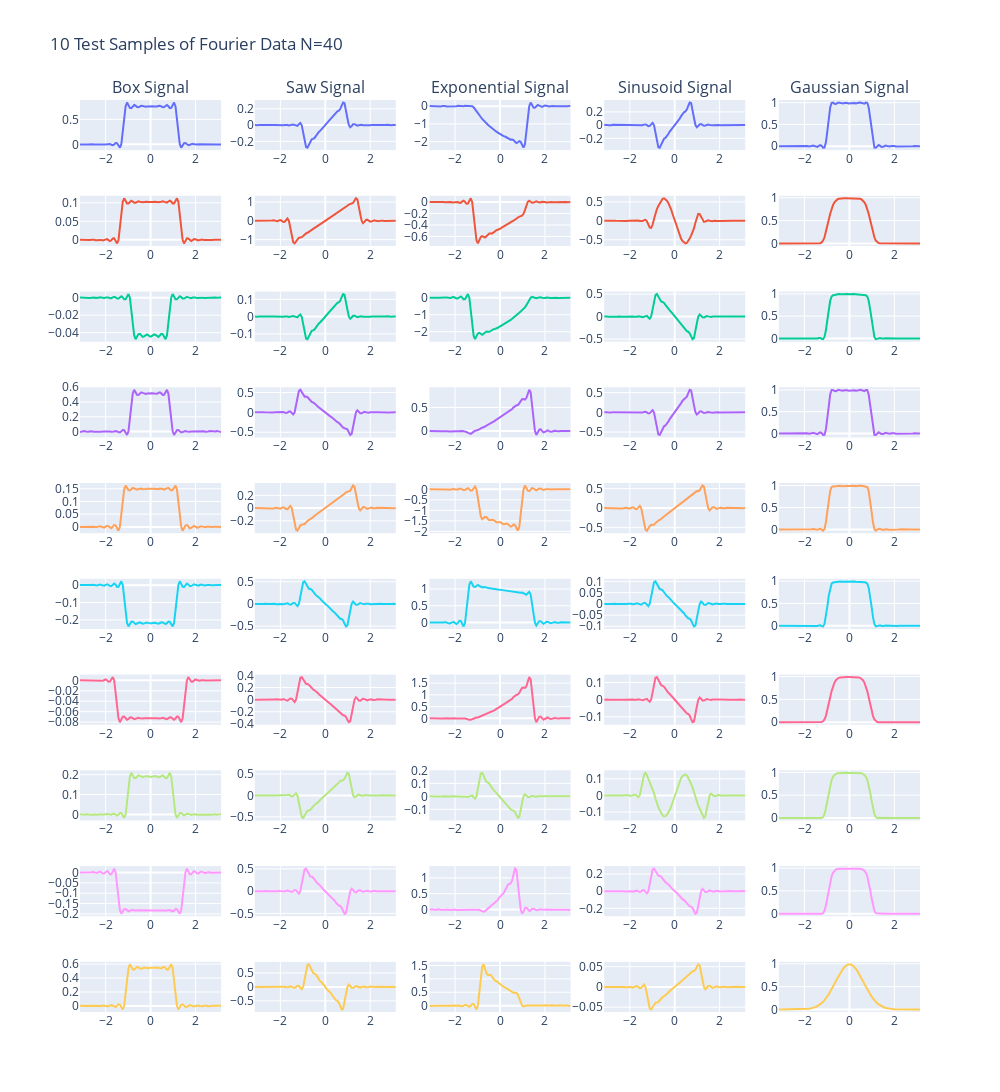

The code cell stored with this chart in its notebook:
### Markdown cell above
### Fourier Data

### Code cell
import plotly.graph_objects as go
from plotly.subplots import make_subplots
import numpy as np

N=10
fig =make_subplots(
    rows=N,cols=5,
    subplot_titles=("Box Signal","Saw Signal", "Exponential Signal","Sinusoid Signal","Gaussian Signal")
    )
fig.update_xaxes(range=[-np.pi,np.pi])
#fig.update_yaxes(range=[-1,1])

sample=np.random.choice(np.linspace(0,1000,1000), N, replace=False)
sample=np.around(sample)
for i in range(N):
    index=int(sample[i])
    fig.add_trace(
        go.Scatter(
            x=x,y=BoxFourier40[index],name='Constant Signal %d'%i,mode="lines"
        ),
        row=i+1,col=1
    )
for i in range(N):
    index=int(sample[i])
    fig.add_trace(
        go.Scatter(
            x=x,y=SawFourier40[index],name='Line Signal %d'%i,mode="lines"
        ),
        row=i+1,col=2
    )
for i in range(N):
    index=int(sample[i])
    fig.add_trace(
        go.Scatter(
            x=x,y=ExpFourier40[index],name='Exp Signal %d'%i,mode="lines"
        ),
        row=i+1,col=3
    )
for i in range(N):
    index=int(sample[i])
    fig.add_trace(
        go.Scatter(
            x=x,y=SinFourier40[index],name='Sinusoid Signal %d'%i,mode="lines"
        ),
        row=i+1,col=4
    )
for i in range(N):
    index=int(sample[i])
    fig.add_trace(
        go.Scatter(
            x=x,y=GausFourier40[index],name='Gaus Signal %d'%i,mode="lines"
        ),
        row=i+1,col=5
    )
#fig.update_xaxes(matches='x')
fig.update_layout(height=1200,width=1000,showlegend=False, title_text="%d Test Samples of Fourier Data N=40"%N)
fig.show()
